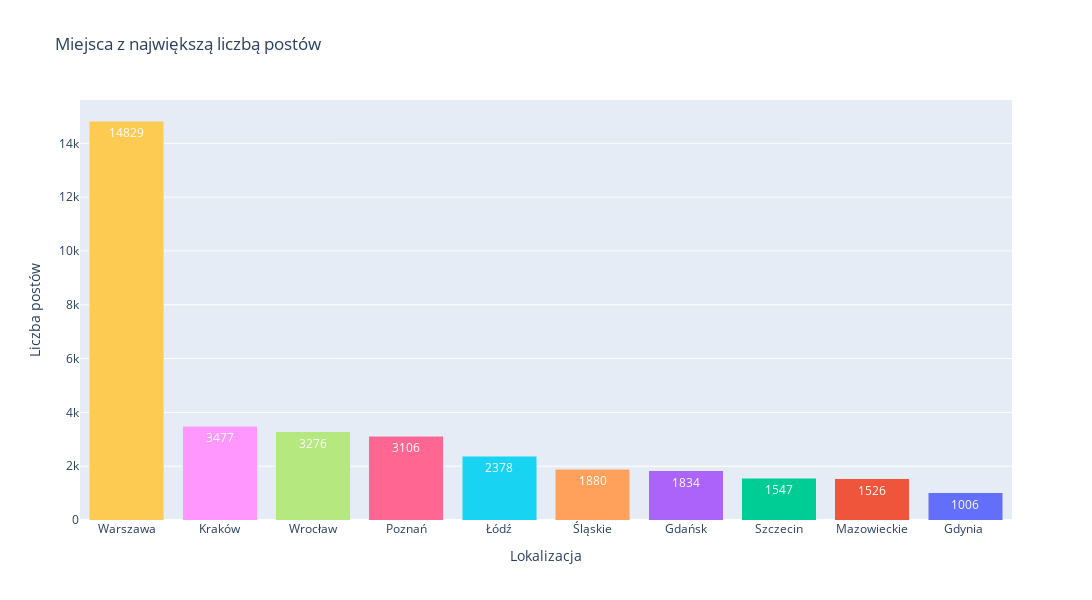

Notebook code for this chart:
### Code cell
import plotly.express as px

fig = px.bar(
    loc_name_df,
    x="name",
    y="n_posts",
    text="n_posts",
    title="Miejsca z największą liczbą postów",
    color="name",
    labels={
        "hate_share": "Udział postów ofensywnych",
        "n_posts": "Liczba postów",
        "name": "Lokalizacja"
    },
)
fig.update_traces(
    textposition="inside", textfont=dict(color="white")
)
fig.update_layout(
    barmode="stack",
    xaxis={"categoryorder": "total descending"},
    width=1400,
    height=600,
    showlegend=False,
)

fig.show()

### Figure 1 — Plotly figure (JSON) as saved in the notebook; plotly's stock layout.template omitted (floating-point values rounded to 4 significant figures)
{"data": [{"alignmentgroup": "True", "hovertemplate": "Lokalizacja=%{x}<br>Liczba postów=%{text}<extra></extra>", "legendgroup": "Gdynia ", "marker": {"color": "#636efa", "pattern": {"shape": ""}}, "name": "Gdynia ", "offsetgroup": "Gdynia ", "orientation": "v", "showlegend": true, "text": [1006], "textfont": {"color": "white"}, "textposition": "inside", "type": "bar", "x": ["Gdynia "], "xaxis": "x", "y": [1006], "yaxis": "y"}, {"alignmentgroup": "True", "hovertemplate": "Lokalizacja=%{x}<br>Liczba postów=%{text}<extra></extra>", "legendgroup": "Mazowieckie", "marker": {"color": "#EF553B", "pattern": {"shape": ""}}, "name": "Mazowieckie", "offsetgroup": "Mazowieckie", "orientation": "v", "showlegend": true, "text": [1526], "textfont": {"color": "white"}, "textposition": "inside", "type": "bar", "x": ["Mazowieckie"], "xaxis": "x", "y": [1526], "yaxis": "y"}, {"alignmentgroup": "True", "hovertemplate": "Lokalizacja=%{x}<br>Liczba postów=%{text}<extra></extra>", "legendgroup": "Szczecin", "marker": {"color": "#00cc96", "pattern": {"shape": ""}}, "name": "Szczecin", "offsetgroup": "Szczecin", "orientation": "v", "showlegend": true, "text": [1547], "textfont": {"color": "white"}, "textposition": "inside", "type": "bar", "x": ["Szczecin"], "xaxis": "x", "y": [1547], "yaxis": "y"}, {"alignmentgroup": "True", "hovertemplate": "Lokalizacja=%{x}<br>Liczba postów=%{text}<extra></extra>", "legendgroup": "Gdańsk", "marker": {"color": "#ab63fa", "pattern": {"shape": ""}}, "name": "Gdańsk", "offsetgroup": "Gdańsk", "orientation": "v", "showlegend": true, "text": [1834], "textfont": {"color": "white"}, "textposition": "inside", "type": "bar", "x": ["Gdańsk"], "xaxis": "x", "y": [1834], "yaxis": "y"}, {"alignmentgroup": "True", "hovertemplate": "Lokalizacja=%{x}<br>Liczba postów=%{text}<extra></extra>", "legendgroup": "Śląskie", "marker": {"color": "#FFA15A", "pattern": {"shape": ""}}, "name": "Śląskie", "offsetgroup": "Śląskie", "orientation": "v", "showlegend": true, "text": [1880], "textfont": {"color": "white"}, "textposition": "inside", "type": "bar", "x": ["Śląskie"], "xaxis": "x", "y": [1880], "yaxis": "y"}, {"alignmentgroup": "True", "hovertemplate": "Lokalizacja=%{x}<br>Liczba postów=%{text}<extra></extra>", "legendgroup": "Łódź", "marker": {"color": "#19d3f3", "pattern": {"shape": ""}}, "name": "Łódź", "offsetgroup": "Łódź", "orientation": "v", "showlegend": true, "text": [2378], "textfont": {"color": "white"}, "textposition": "inside", "type": "bar", "x": ["Łódź"], "xaxis": "x", "y": [2378], "yaxis": "y"}, {"alignmentgroup": "True", "hovertemplate": "Lokalizacja=%{x}<br>Liczba postów=%{text}<extra></extra>", "legendgroup": "Poznań", "marker": {"color": "#FF6692", "pattern": {"shape": ""}}, "name": "Poznań", "offsetgroup": "Poznań", "orientation": "v", "showlegend": true, "text": [3106], "textfont": {"color": "white"}, "textposition": "inside", "type": "bar", "x": ["Poznań"], "xaxis": "x", "y": [3106], "yaxis": "y"}, {"alignmentgroup": "True", "hovertemplate": "Lokalizacja=%{x}<br>Liczba postów=%{text}<extra></extra>", "legendgroup": " Wrocław ", "marker": {"color": "#B6E880", "pattern": {"shape": ""}}, "name": " Wrocław ", "offsetgroup": " Wrocław ", "orientation": "v", "showlegend": true, "text": [3276], "textfont": {"color": "white"}, "textposition": "inside", "type": "bar", "x": [" Wrocław "], "xaxis": "x", "y": [3276], "yaxis": "y"}, {"alignmentgroup": "True", "hovertemplate": "Lokalizacja=%{x}<br>Liczba postów=%{text}<extra></extra>", "legendgroup": "Kraków", "marker": {"color": "#FF97FF", "pattern": {"shape": ""}}, "name": "Kraków", "offsetgroup": "Kraków", "orientation": "v", "showlegend": true, "text": [3477], "textfont": {"color": "white"}, "textposition": "inside", "type": "bar", "x": ["Kraków"], "xaxis": "x", "y": [3477], "yaxis": "y"}, {"alignmentgroup": "True", "hovertemplate": "Lokalizacja=%{x}<br>Liczba postów=%{text}<extra></extra>", "legendgroup": "Warszawa", "marker": {"color": "#FECB52", "pattern": {"shape": ""}}, "name": "Warszawa", "offsetgroup": "Warszawa", "orientation": "v", "showlegend": true, "text": [14829], "textfont": {"color": "white"}, "textposition": "inside", "type": "bar", "x": ["Warszawa"], "xaxis": "x", "y": [14829], "yaxis": "y"}], "layout": {"barmode": "stack", "height": 600, "legend": {"title": {"text": "Lokalizacja"}, "tracegroupgap": 0}, "showlegend": false, "title": {"text": "Miejsca z największą liczbą postów"}, "width": 1400, "xaxis": {"anchor": "y", "categoryarray": ["Gdynia ", "Mazowieckie", "Szczecin", "Gdańsk", "Śląskie", "Łódź", "Poznań", " Wrocław ", "Kraków", "Warszawa"], "categoryorder": "total descending", "domain": [0, 1], "title": {"text": "Lokalizacja"}}, "yaxis": {"anchor": "x", "domain": [0, 1], "title": {"text": "Liczba postów"}}}}
